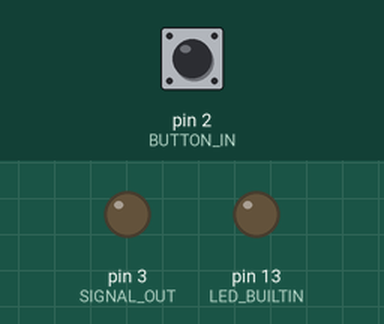
Simulated run of this sketch. Board: Arduino Uno, built with avr-gcc and run on an emulated ATmega328P. Parts: output pins drawn as LEDs (lit = HIGH). The test bench sets the inputs (shaded band); at power-on: pin 2 (BUTTON_IN) LOW.

Above: at 1.2 s.
1.3 s: pin 2 (BUTTON_IN) pulled HIGH for 0.15 s
At 1.37 s:
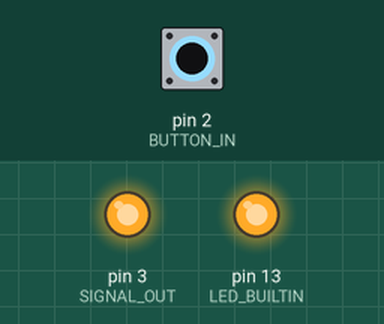
2.9 s: pin 2 (BUTTON_IN) pulled HIGH for 3.2 s
At 6.9 s:
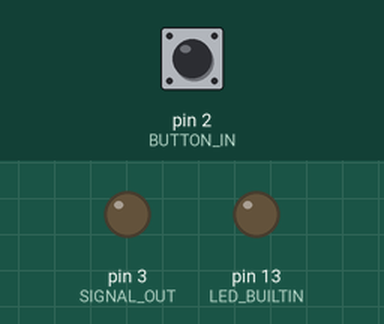
Timing chart, 0 to 8.4 s (numbered marks = the images above; inputs shaded):
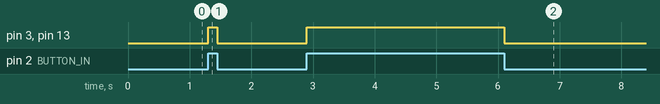

Measured:
- after the input at 1.3 s, pin 3 (SIGNAL_OUT), pin 13 (LED_BUILTIN): LOW → HIGH at once, → LOW 0.15 s later
- after the input at 2.9 s, pin 3 (SIGNAL_OUT), pin 13 (LED_BUILTIN): LOW → HIGH at once, → LOW 3.2 s later

The sketch:

sketch_buttons.ino
```cpp
//#define IS_SLAVE

#define BUTTON_IN 2
#define SIGNAL_OUT 3
#define SIGNAL_IN 5

void setup() {
  Serial.begin(9600);

  pinMode(BUTTON_IN, INPUT);
  pinMode(LED_BUILTIN, OUTPUT);

#if defined(IS_SLAVE)
  pinMode(SIGNAL_IN, INPUT);
#else
  pinMode(SIGNAL_OUT, OUTPUT);
#endif

}

void loop() {

#if defined(IS_SLAVE)
  int buttonState = digitalRead(SIGNAL_IN);
#else
  int buttonState = digitalRead(BUTTON_IN);
#endif
  //Serial.println(buttonState);

  if (buttonState == HIGH) {
    digitalWrite(LED_BUILTIN, HIGH);

#if !defined(IS_SLAVE)
    digitalWrite(SIGNAL_OUT, HIGH);
#endif
  } else {
    // turn LED off:
    digitalWrite(LED_BUILTIN, LOW);
#if !defined(IS_SLAVE)
    digitalWrite(SIGNAL_OUT, LOW);
#endif
  }

  //digitalWrite(LED_BUILTIN, HIGH);
}
```
